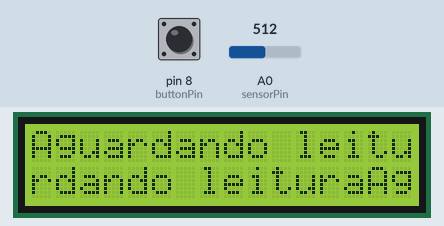
Bench run of a sketch on a simulated Arduino Uno, built with avr-gcc and run on an emulated ATmega328P. Shown: 16×2 character LCD. The inputs (shaded band) are chosen by the test bench; at power-on: pin 8 (buttonPin) LOW, A0 (sensorPin) = 512.

Above: at 1.2 s.
1.3 s: pin 8 (buttonPin) pulled HIGH for 3.2 s
At 1.7 s:
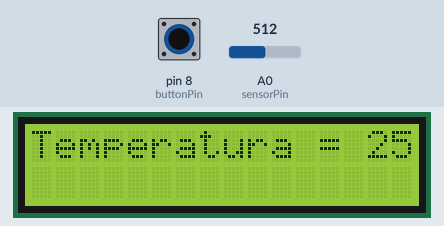
7.4 s: pin 8 (buttonPin) pulled HIGH for 0.15 s
At 10.42 s:
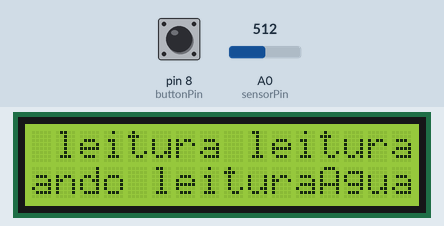
10.5 s: pin 8 (buttonPin) pulled HIGH for 1 s
At 11.1 s:
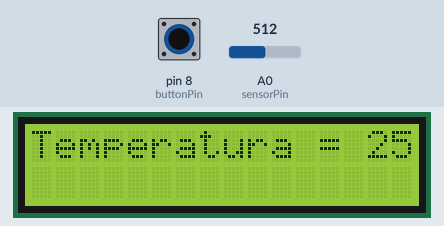
14.5 s: pin 8 (buttonPin) pulled HIGH for 0.15 s
At 17.52 s:
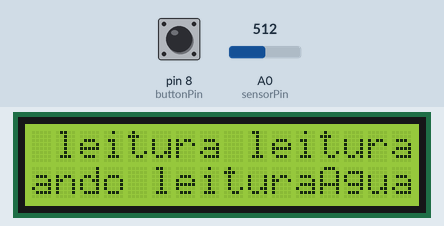
17.6 s: pin 8 (buttonPin) pulled HIGH for 0.15 s
At 19.79 s:
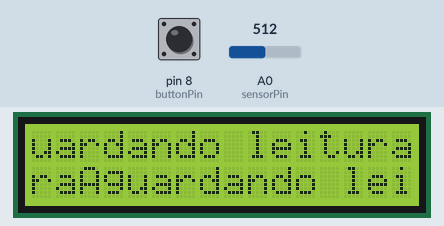
20.7 s: pin 8 (buttonPin) pulled HIGH for 1 s
At 21.3 s:
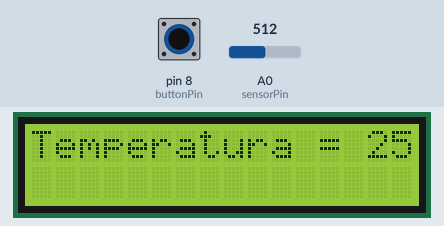
Timing chart, 0 to 23.7 s (numbered marks = the images above; inputs shaded):
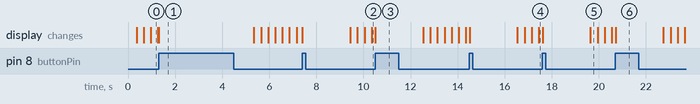

Measured:
- after the input at 1.3 s, the display: changes at once (image 1)
- after the input at 7.4 s, the display: first changes at once (image 2 shows a later state)
- after the input at 10.5 s, the display: changes at once (image 3)
- after the input at 14.5 s, the display: first changes at once (image 4 shows a later state)
- after the input at 17.6 s, the display: first changes at once (image 5 shows a later state)
- after the input at 20.7 s, the display: changes at once (image 6)

The sketch:

DiaGo.ino
```cpp
#include <LiquidCrystal.h>
LiquidCrystal lcd(12, 11, 5, 4, 3, 2); //LCD Display pins

const int sensorPin = A0; //Temperature sensor pin
float temp = 0; //Temperature variable
const int buttonPin = 8; //Button pin
int estado = 0; // Pushbutton variable

void setup(){
  lcd.begin(16, 2);
  pinMode(buttonPin, INPUT);
}

void loop(){
   temp = (analogRead(sensorPin) * 0.0048828125 * 100); //Temperature measure
   estado = digitalRead(buttonPin); //Button read

   if (estado == 1) {
    lcd.clear();
    lcd.print("Temperatura = "); //Write on LCD
    lcd.print(temp); //Write on LCD
    lcd.print(" C"); //Write on LCD
    delay(2000); //Wait 2 secs
  }else{
    lcd.print("Aguardando leitura"); //Write on LCD
  }
}
```
